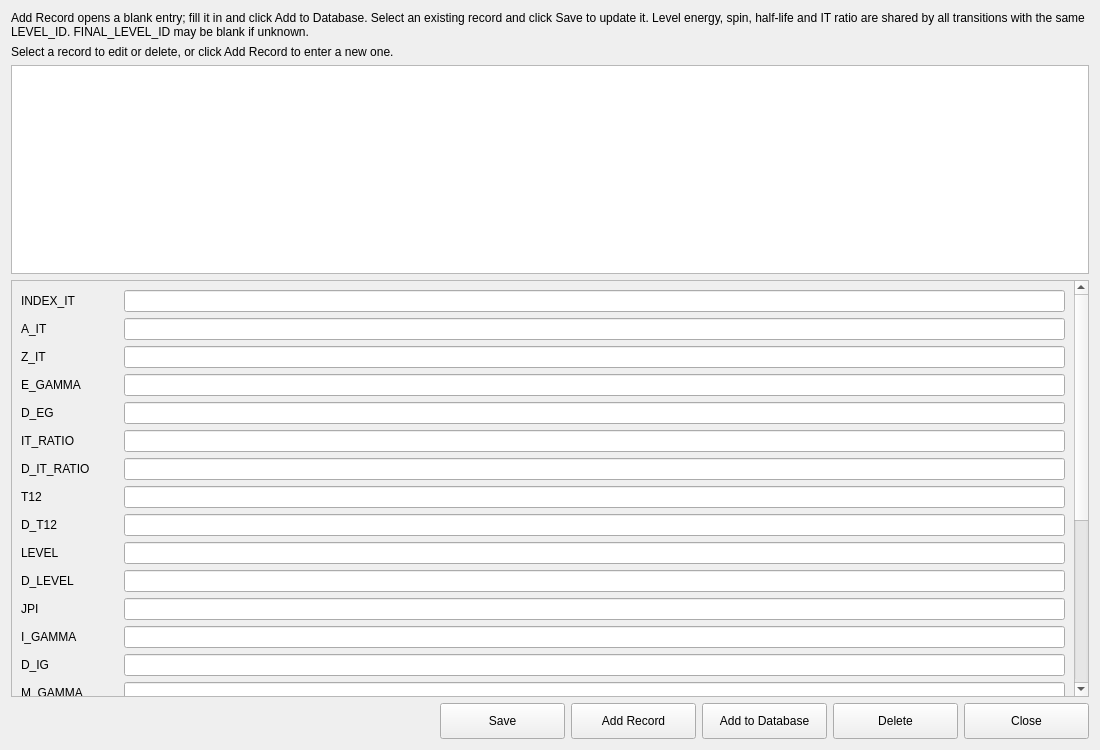
<?xml version="1.0" encoding="UTF-8"?>
<ui version="4.0">
 <class>DatabaseRecordsDialog</class>
 <widget class="QDialog" name="DatabaseRecordsDialog">
  <property name="geometry"><rect><x>0</x><y>0</y><width>1100</width><height>750</height></rect></property>
  <property name="windowTitle"><string>Isomer database records</string></property>
  <layout class="QVBoxLayout" name="mainLayout" stretch="0,0,1,2,0">
   <item><widget class="QLabel" name="helpLabel"><property name="text"><string>Add Record opens a blank entry; fill it in and click Add to Database. Select an existing record and click Save to update it. Level energy, spin, half-life and IT ratio are shared by all transitions with the same LEVEL_ID. FINAL_LEVEL_ID may be blank if unknown.</string></property><property name="wordWrap"><bool>true</bool></property></widget></item>
   <item><widget class="QLabel" name="statusLabel"><property name="text"><string>Select a record to edit or delete, or click Add Record to enter a new one.</string></property><property name="wordWrap"><bool>true</bool></property></widget></item>
   <item><widget class="QTableView" name="recordsTable"><property name="editTriggers"><set>QAbstractItemView::NoEditTriggers</set></property><property name="selectionMode"><enum>QAbstractItemView::SingleSelection</enum></property><property name="selectionBehavior"><enum>QAbstractItemView::SelectRows</enum></property></widget></item>
   <item><widget class="QScrollArea" name="fieldsScrollArea"><property name="widgetResizable"><bool>true</bool></property>
    <widget class="QWidget" name="fieldsWidget"><layout class="QFormLayout" name="fieldsLayout">
     <item row="0" column="0"><widget class="QLabel" name="label_INDEX_IT"><property name="text"><string>INDEX_IT</string></property><property name="buddy"><cstring>record_INDEX_IT</cstring></property></widget></item>
     <item row="0" column="1"><widget class="QLineEdit" name="record_INDEX_IT"><property name="readOnly"><bool>true</bool></property></widget></item>
     <item row="1" column="0"><widget class="QLabel" name="label_A_IT"><property name="text"><string>A_IT</string></property><property name="buddy"><cstring>record_A_IT</cstring></property></widget></item>
     <item row="1" column="1"><widget class="QLineEdit" name="record_A_IT"></widget></item>
     <item row="2" column="0"><widget class="QLabel" name="label_Z_IT"><property name="text"><string>Z_IT</string></property><property name="buddy"><cstring>record_Z_IT</cstring></property></widget></item>
     <item row="2" column="1"><widget class="QLineEdit" name="record_Z_IT"></widget></item>
     <item row="3" column="0"><widget class="QLabel" name="label_E_GAMMA"><property name="text"><string>E_GAMMA</string></property><property name="buddy"><cstring>record_E_GAMMA</cstring></property></widget></item>
     <item row="3" column="1"><widget class="QLineEdit" name="record_E_GAMMA"></widget></item>
     <item row="4" column="0"><widget class="QLabel" name="label_D_EG"><property name="text"><string>D_EG</string></property><property name="buddy"><cstring>record_D_EG</cstring></property></widget></item>
     <item row="4" column="1"><widget class="QLineEdit" name="record_D_EG"></widget></item>
     <item row="5" column="0"><widget class="QLabel" name="label_IT_RATIO"><property name="text"><string>IT_RATIO</string></property><property name="buddy"><cstring>record_IT_RATIO</cstring></property></widget></item>
     <item row="5" column="1"><widget class="QLineEdit" name="record_IT_RATIO"></widget></item>
     <item row="6" column="0"><widget class="QLabel" name="label_D_IT_RATIO"><property name="text"><string>D_IT_RATIO</string></property><property name="buddy"><cstring>record_D_IT_RATIO</cstring></property></widget></item>
     <item row="6" column="1"><widget class="QLineEdit" name="record_D_IT_RATIO"></widget></item>
     <item row="7" column="0"><widget class="QLabel" name="label_T12"><property name="text"><string>T12</string></property><property name="buddy"><cstring>record_T12</cstring></property></widget></item>
     <item row="7" column="1"><widget class="QLineEdit" name="record_T12"></widget></item>
     <item row="8" column="0"><widget class="QLabel" name="label_D_T12"><property name="text"><string>D_T12</string></property><property name="buddy"><cstring>record_D_T12</cstring></property></widget></item>
     <item row="8" column="1"><widget class="QLineEdit" name="record_D_T12"></widget></item>
     <item row="9" column="0"><widget class="QLabel" name="label_LEVEL"><property name="text"><string>LEVEL</string></property><property name="buddy"><cstring>record_LEVEL</cstring></property></widget></item>
     <item row="9" column="1"><widget class="QLineEdit" name="record_LEVEL"></widget></item>
     <item row="10" column="0"><widget class="QLabel" name="label_D_LEVEL"><property name="text"><string>D_LEVEL</string></property><property name="buddy"><cstring>record_D_LEVEL</cstring></property></widget></item>
     <item row="10" column="1"><widget class="QLineEdit" name="record_D_LEVEL"></widget></item>
     <item row="11" column="0"><widget class="QLabel" name="label_JPI"><property name="text"><string>JPI</string></property><property name="buddy"><cstring>record_JPI</cstring></property></widget></item>
     <item row="11" column="1"><widget class="QLineEdit" name="record_JPI"></widget></item>
     <item row="12" column="0"><widget class="QLabel" name="label_I_GAMMA"><property name="text"><string>I_GAMMA</string></property><property name="buddy"><cstring>record_I_GAMMA</cstring></property></widget></item>
     <item row="12" column="1"><widget class="QLineEdit" name="record_I_GAMMA"></widget></item>
     <item row="13" column="0"><widget class="QLabel" name="label_D_IG"><property name="text"><string>D_IG</string></property><property name="buddy"><cstring>record_D_IG</cstring></property></widget></item>
     <item row="13" column="1"><widget class="QLineEdit" name="record_D_IG"></widget></item>
     <item row="14" column="0"><widget class="QLabel" name="label_M_GAMMA"><property name="text"><string>M_GAMMA</string></property><property name="buddy"><cstring>record_M_GAMMA</cstring></property></widget></item>
     <item row="14" column="1"><widget class="QLineEdit" name="record_M_GAMMA"></widget></item>
     <item row="15" column="0"><widget class="QLabel" name="label_M_RATIO"><property name="text"><string>M_RATIO</string></property><property name="buddy"><cstring>record_M_RATIO</cstring></property></widget></item>
     <item row="15" column="1"><widget class="QLineEdit" name="record_M_RATIO"></widget></item>
     <item row="16" column="0"><widget class="QLabel" name="label_D_MRATIO"><property name="text"><string>D_MRATIO</string></property><property name="buddy"><cstring>record_D_MRATIO</cstring></property></widget></item>
     <item row="16" column="1"><widget class="QLineEdit" name="record_D_MRATIO"></widget></item>
     <item row="17" column="0"><widget class="QLabel" name="label_CONV"><property name="text"><string>CONV</string></property><property name="buddy"><cstring>record_CONV</cstring></property></widget></item>
     <item row="17" column="1"><widget class="QLineEdit" name="record_CONV"></widget></item>
     <item row="18" column="0"><widget class="QLabel" name="label_D_CONV"><property name="text"><string>D_CONV</string></property><property name="buddy"><cstring>record_D_CONV</cstring></property></widget></item>
     <item row="18" column="1"><widget class="QLineEdit" name="record_D_CONV"></widget></item>
     <item row="19" column="0"><widget class="QLabel" name="label_SOURCE"><property name="text"><string>SOURCE</string></property><property name="buddy"><cstring>record_SOURCE</cstring></property></widget></item>
     <item row="19" column="1"><widget class="QLineEdit" name="record_SOURCE"></widget></item>
     <item row="20" column="0"><widget class="QLabel" name="label_NAME"><property name="text"><string>NAME</string></property><property name="buddy"><cstring>record_NAME</cstring></property></widget></item>
     <item row="20" column="1"><widget class="QLineEdit" name="record_NAME"></widget></item>
     <item row="21" column="0"><widget class="QLabel" name="label_ROW"><property name="text"><string>ROW</string></property><property name="buddy"><cstring>record_ROW</cstring></property></widget></item>
     <item row="21" column="1"><widget class="QLineEdit" name="record_ROW"><property name="readOnly"><bool>true</bool></property></widget></item>
     <item row="22" column="0"><widget class="QLabel" name="label_LEVEL_ID"><property name="text"><string>LEVEL_ID</string></property><property name="buddy"><cstring>record_LEVEL_ID</cstring></property></widget></item>
     <item row="22" column="1"><widget class="QLineEdit" name="record_LEVEL_ID"></widget></item>
     <item row="23" column="0"><widget class="QLabel" name="label_GAMMA_ID"><property name="text"><string>GAMMA_ID</string></property><property name="buddy"><cstring>record_GAMMA_ID</cstring></property></widget></item>
     <item row="23" column="1"><widget class="QLineEdit" name="record_GAMMA_ID"><property name="readOnly"><bool>true</bool></property></widget></item>
     <item row="24" column="0"><widget class="QLabel" name="label_FINAL_LEVEL_ID"><property name="text"><string>FINAL_LEVEL_ID</string></property><property name="buddy"><cstring>record_FINAL_LEVEL_ID</cstring></property></widget></item>
     <item row="24" column="1"><widget class="QLineEdit" name="record_FINAL_LEVEL_ID"></widget></item>
    </layout></widget>
   </widget></item>
   <item><layout class="QHBoxLayout" name="buttonsLayout">
    <item><spacer name="buttonsSpacer"><property name="orientation"><enum>Qt::Horizontal</enum></property><property name="sizeHint" stdset="0"><size><width>40</width><height>20</height></size></property></spacer></item>
    <item><widget class="QPushButton" name="saveButton"><property name="minimumSize"><size><width>125</width><height>36</height></size></property><property name="text"><string>Save</string></property><property name="autoDefault"><bool>false</bool></property></widget></item>
    <item><widget class="QPushButton" name="addButton"><property name="minimumSize"><size><width>125</width><height>36</height></size></property><property name="text"><string>Add Record</string></property><property name="autoDefault"><bool>false</bool></property></widget></item>
    <item><widget class="QPushButton" name="insertButton"><property name="minimumSize"><size><width>125</width><height>36</height></size></property><property name="text"><string>Add to Database</string></property><property name="autoDefault"><bool>false</bool></property></widget></item>
    <item><widget class="QPushButton" name="deleteButton"><property name="minimumSize"><size><width>125</width><height>36</height></size></property><property name="text"><string>Delete</string></property><property name="autoDefault"><bool>false</bool></property></widget></item>
    <item><widget class="QPushButton" name="closeButton"><property name="minimumSize"><size><width>125</width><height>36</height></size></property><property name="text"><string>Close</string></property><property name="autoDefault"><bool>false</bool></property></widget></item>
   </layout></item>
  </layout>
 </widget>
 <tabstops>
  <tabstop>record_INDEX_IT</tabstop>
  <tabstop>record_A_IT</tabstop>
  <tabstop>record_Z_IT</tabstop>
  <tabstop>record_E_GAMMA</tabstop>
  <tabstop>record_D_EG</tabstop>
  <tabstop>record_IT_RATIO</tabstop>
  <tabstop>record_D_IT_RATIO</tabstop>
  <tabstop>record_T12</tabstop>
  <tabstop>record_D_T12</tabstop>
  <tabstop>record_LEVEL</tabstop>
  <tabstop>record_D_LEVEL</tabstop>
  <tabstop>record_JPI</tabstop>
  <tabstop>record_I_GAMMA</tabstop>
  <tabstop>record_D_IG</tabstop>
  <tabstop>record_M_GAMMA</tabstop>
  <tabstop>record_M_RATIO</tabstop>
  <tabstop>record_D_MRATIO</tabstop>
  <tabstop>record_CONV</tabstop>
  <tabstop>record_D_CONV</tabstop>
  <tabstop>record_SOURCE</tabstop>
  <tabstop>record_NAME</tabstop>
  <tabstop>record_ROW</tabstop>
  <tabstop>record_LEVEL_ID</tabstop>
  <tabstop>record_GAMMA_ID</tabstop>
  <tabstop>record_FINAL_LEVEL_ID</tabstop>
  <tabstop>saveButton</tabstop>
  <tabstop>addButton</tabstop>
  <tabstop>insertButton</tabstop>
  <tabstop>deleteButton</tabstop>
  <tabstop>closeButton</tabstop>
 </tabstops>
 <resources/>
 <connections/>
</ui>
